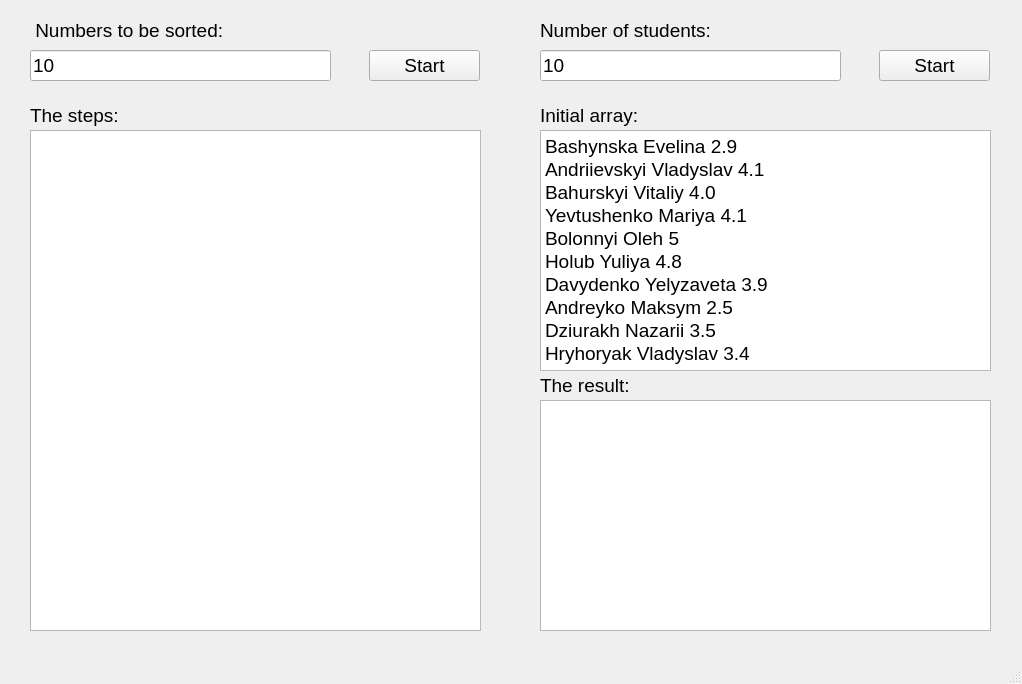
<?xml version="1.0" encoding="UTF-8"?>
<ui version="4.0">
 <class>MainWindow</class>
 <widget class="QMainWindow" name="MainWindow">
  <property name="geometry">
   <rect>
    <x>0</x>
    <y>0</y>
    <width>1022</width>
    <height>684</height>
   </rect>
  </property>
  <property name="windowTitle">
   <string>MainWindow</string>
  </property>
  <widget class="QWidget" name="centralwidget">
   <widget class="QPushButton" name="pushButton">
    <property name="geometry">
     <rect>
      <x>369</x>
      <y>50</y>
      <width>111</width>
      <height>31</height>
     </rect>
    </property>
    <property name="font">
     <font>
      <pointsize>14</pointsize>
     </font>
    </property>
    <property name="text">
     <string>Start</string>
    </property>
   </widget>
   <widget class="QLineEdit" name="lineEdit">
    <property name="geometry">
     <rect>
      <x>30</x>
      <y>50</y>
      <width>301</width>
      <height>31</height>
     </rect>
    </property>
    <property name="font">
     <font>
      <pointsize>14</pointsize>
     </font>
    </property>
    <property name="text">
     <string>10</string>
    </property>
    <property name="readOnly">
     <bool>false</bool>
    </property>
   </widget>
   <widget class="QLabel" name="label_2">
    <property name="geometry">
     <rect>
      <x>30</x>
      <y>100</y>
      <width>221</width>
      <height>31</height>
     </rect>
    </property>
    <property name="font">
     <font>
      <pointsize>14</pointsize>
     </font>
    </property>
    <property name="text">
     <string>The steps:</string>
    </property>
   </widget>
   <widget class="QLabel" name="label">
    <property name="geometry">
     <rect>
      <x>30</x>
      <y>20</y>
      <width>251</width>
      <height>21</height>
     </rect>
    </property>
    <property name="font">
     <font>
      <pointsize>14</pointsize>
     </font>
    </property>
    <property name="text">
     <string> Numbers to be sorted:</string>
    </property>
   </widget>
   <widget class="QPlainTextEdit" name="plainTextEdit">
    <property name="geometry">
     <rect>
      <x>30</x>
      <y>130</y>
      <width>451</width>
      <height>501</height>
     </rect>
    </property>
    <property name="font">
     <font>
      <pointsize>14</pointsize>
     </font>
    </property>
   </widget>
   <widget class="QLabel" name="label_3">
    <property name="geometry">
     <rect>
      <x>540</x>
      <y>20</y>
      <width>191</width>
      <height>21</height>
     </rect>
    </property>
    <property name="font">
     <font>
      <pointsize>14</pointsize>
     </font>
    </property>
    <property name="text">
     <string>Number of students:</string>
    </property>
   </widget>
   <widget class="QPushButton" name="pushButton_2">
    <property name="geometry">
     <rect>
      <x>879</x>
      <y>50</y>
      <width>111</width>
      <height>31</height>
     </rect>
    </property>
    <property name="font">
     <font>
      <pointsize>14</pointsize>
     </font>
    </property>
    <property name="text">
     <string>Start</string>
    </property>
   </widget>
   <widget class="QLabel" name="label_4">
    <property name="geometry">
     <rect>
      <x>540</x>
      <y>100</y>
      <width>221</width>
      <height>31</height>
     </rect>
    </property>
    <property name="font">
     <font>
      <pointsize>14</pointsize>
     </font>
    </property>
    <property name="text">
     <string>Initial array:</string>
    </property>
   </widget>
   <widget class="QLineEdit" name="lineEdit_2">
    <property name="geometry">
     <rect>
      <x>540</x>
      <y>50</y>
      <width>301</width>
      <height>31</height>
     </rect>
    </property>
    <property name="font">
     <font>
      <pointsize>14</pointsize>
     </font>
    </property>
    <property name="text">
     <string>10</string>
    </property>
    <property name="maxLength">
     <number>10</number>
    </property>
    <property name="readOnly">
     <bool>true</bool>
    </property>
   </widget>
   <widget class="QLabel" name="label_5">
    <property name="geometry">
     <rect>
      <x>540</x>
      <y>370</y>
      <width>221</width>
      <height>31</height>
     </rect>
    </property>
    <property name="font">
     <font>
      <pointsize>14</pointsize>
     </font>
    </property>
    <property name="text">
     <string>The result:</string>
    </property>
   </widget>
   <widget class="QPlainTextEdit" name="plainTextEdit_3">
    <property name="geometry">
     <rect>
      <x>540</x>
      <y>400</y>
      <width>451</width>
      <height>231</height>
     </rect>
    </property>
    <property name="font">
     <font>
      <pointsize>14</pointsize>
     </font>
    </property>
   </widget>
   <widget class="QTextEdit" name="textEdit">
    <property name="geometry">
     <rect>
      <x>540</x>
      <y>130</y>
      <width>451</width>
      <height>241</height>
     </rect>
    </property>
    <property name="readOnly">
     <bool>true</bool>
    </property>
    <property name="html">
     <string>&lt;!DOCTYPE HTML PUBLIC &quot;-//W3C//DTD HTML 4.0//EN&quot; &quot;http://www.w3.org/TR/REC-html40/strict.dtd&quot;&gt;
&lt;html&gt;&lt;head&gt;&lt;meta name=&quot;qrichtext&quot; content=&quot;1&quot; /&gt;&lt;meta charset=&quot;utf-8&quot; /&gt;&lt;style type=&quot;text/css&quot;&gt;
p, li { white-space: pre-wrap; }
hr { height: 1px; border-width: 0; }
li.unchecked::marker { content: &quot;\2610&quot;; }
li.checked::marker { content: &quot;\2612&quot;; }
&lt;/style&gt;&lt;/head&gt;&lt;body style=&quot; font-family:'Segoe UI'; font-size:9pt; font-weight:400; font-style:normal;&quot;&gt;
&lt;p style=&quot; margin-top:0px; margin-bottom:0px; margin-left:0px; margin-right:0px; -qt-block-indent:0; text-indent:0px;&quot;&gt;&lt;span style=&quot; font-size:14pt;&quot;&gt;Bashynska Evelina 2.9&lt;/span&gt;&lt;/p&gt;
&lt;p style=&quot; margin-top:0px; margin-bottom:0px; margin-left:0px; margin-right:0px; -qt-block-indent:0; text-indent:0px;&quot;&gt;&lt;span style=&quot; font-size:14pt;&quot;&gt;Andriievskyi Vladyslav 4.1&lt;/span&gt;&lt;/p&gt;
&lt;p style=&quot; margin-top:0px; margin-bottom:0px; margin-left:0px; margin-right:0px; -qt-block-indent:0; text-indent:0px;&quot;&gt;&lt;span style=&quot; font-size:14pt;&quot;&gt;Bahurskyi Vitaliy 4.0&lt;/span&gt;&lt;/p&gt;
&lt;p style=&quot; margin-top:0px; margin-bottom:0px; margin-left:0px; margin-right:0px; -qt-block-indent:0; text-indent:0px;&quot;&gt;&lt;span style=&quot; font-size:14pt;&quot;&gt;Yevtushenko Mariya 4.1&lt;/span&gt;&lt;/p&gt;
&lt;p style=&quot; margin-top:0px; margin-bottom:0px; margin-left:0px; margin-right:0px; -qt-block-indent:0; text-indent:0px;&quot;&gt;&lt;span style=&quot; font-size:14pt;&quot;&gt;Bolonnyi Oleh 5&lt;/span&gt;&lt;/p&gt;
&lt;p style=&quot; margin-top:0px; margin-bottom:0px; margin-left:0px; margin-right:0px; -qt-block-indent:0; text-indent:0px;&quot;&gt;&lt;span style=&quot; font-size:14pt;&quot;&gt;Holub Yuliya 4.8&lt;/span&gt;&lt;/p&gt;
&lt;p style=&quot; margin-top:0px; margin-bottom:0px; margin-left:0px; margin-right:0px; -qt-block-indent:0; text-indent:0px;&quot;&gt;&lt;span style=&quot; font-size:14pt;&quot;&gt;Davydenko Yelyzaveta 3.9&lt;/span&gt;&lt;/p&gt;
&lt;p style=&quot; margin-top:0px; margin-bottom:0px; margin-left:0px; margin-right:0px; -qt-block-indent:0; text-indent:0px;&quot;&gt;&lt;span style=&quot; font-size:14pt;&quot;&gt;Andreyko Maksym 2.5&lt;/span&gt;&lt;/p&gt;
&lt;p style=&quot; margin-top:0px; margin-bottom:0px; margin-left:0px; margin-right:0px; -qt-block-indent:0; text-indent:0px;&quot;&gt;&lt;span style=&quot; font-size:14pt;&quot;&gt;Dziurakh Nazarii 3.5&lt;/span&gt;&lt;/p&gt;
&lt;p style=&quot; margin-top:0px; margin-bottom:0px; margin-left:0px; margin-right:0px; -qt-block-indent:0; text-indent:0px;&quot;&gt;&lt;span style=&quot; font-size:14pt;&quot;&gt;Hryhoryak Vladyslav 3.4&lt;/span&gt;&lt;/p&gt;&lt;/body&gt;&lt;/html&gt;</string>
    </property>
   </widget>
  </widget>
  <widget class="QMenuBar" name="menubar">
   <property name="geometry">
    <rect>
     <x>0</x>
     <y>0</y>
     <width>1022</width>
     <height>21</height>
    </rect>
   </property>
  </widget>
  <widget class="QStatusBar" name="statusbar"/>
 </widget>
 <resources/>
 <connections/>
</ui>
